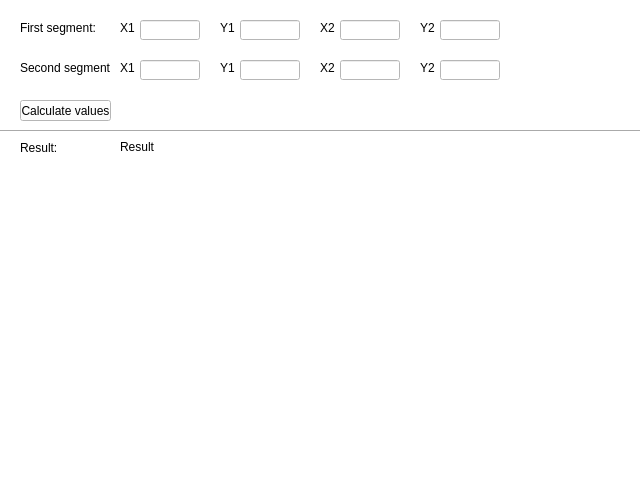
<?xml version="1.0" encoding="UTF-8"?>
<ui version="4.0">
 <class>MainWindow</class>
 <widget class="QMainWindow" name="MainWindow">
  <property name="geometry">
   <rect>
    <x>0</x>
    <y>0</y>
    <width>640</width>
    <height>480</height>
   </rect>
  </property>
  <property name="minimumSize">
   <size>
    <width>640</width>
    <height>480</height>
   </size>
  </property>
  <property name="windowTitle">
   <string>MainWindow</string>
  </property>
  <property name="styleSheet">
   <string notr="true">background-color: white;
color: black;</string>
  </property>
  <widget class="QWidget" name="centralWidget">
   <widget class="QLabel" name="label">
    <property name="geometry">
     <rect>
      <x>20</x>
      <y>20</y>
      <width>91</width>
      <height>16</height>
     </rect>
    </property>
    <property name="text">
     <string>First segment:</string>
    </property>
   </widget>
   <widget class="QLabel" name="label_2">
    <property name="geometry">
     <rect>
      <x>20</x>
      <y>60</y>
      <width>91</width>
      <height>16</height>
     </rect>
    </property>
    <property name="text">
     <string>Second segment:</string>
    </property>
   </widget>
   <widget class="QLineEdit" name="line1X1">
    <property name="geometry">
     <rect>
      <x>140</x>
      <y>20</y>
      <width>60</width>
      <height>20</height>
     </rect>
    </property>
   </widget>
   <widget class="QLineEdit" name="line2X1">
    <property name="geometry">
     <rect>
      <x>140</x>
      <y>60</y>
      <width>60</width>
      <height>20</height>
     </rect>
    </property>
   </widget>
   <widget class="QLineEdit" name="line1Y1">
    <property name="geometry">
     <rect>
      <x>240</x>
      <y>20</y>
      <width>60</width>
      <height>20</height>
     </rect>
    </property>
   </widget>
   <widget class="QLineEdit" name="line2Y1">
    <property name="geometry">
     <rect>
      <x>240</x>
      <y>60</y>
      <width>60</width>
      <height>20</height>
     </rect>
    </property>
   </widget>
   <widget class="QLineEdit" name="line1X2">
    <property name="geometry">
     <rect>
      <x>340</x>
      <y>20</y>
      <width>60</width>
      <height>20</height>
     </rect>
    </property>
   </widget>
   <widget class="QLineEdit" name="line2X2">
    <property name="geometry">
     <rect>
      <x>340</x>
      <y>60</y>
      <width>60</width>
      <height>20</height>
     </rect>
    </property>
   </widget>
   <widget class="QLineEdit" name="line1Y2">
    <property name="geometry">
     <rect>
      <x>440</x>
      <y>20</y>
      <width>60</width>
      <height>20</height>
     </rect>
    </property>
   </widget>
   <widget class="QLineEdit" name="line2Y2">
    <property name="geometry">
     <rect>
      <x>440</x>
      <y>60</y>
      <width>60</width>
      <height>20</height>
     </rect>
    </property>
   </widget>
   <widget class="QLabel" name="label_3">
    <property name="geometry">
     <rect>
      <x>120</x>
      <y>20</y>
      <width>16</width>
      <height>16</height>
     </rect>
    </property>
    <property name="text">
     <string>X1</string>
    </property>
   </widget>
   <widget class="QLabel" name="label_4">
    <property name="geometry">
     <rect>
      <x>120</x>
      <y>60</y>
      <width>16</width>
      <height>16</height>
     </rect>
    </property>
    <property name="text">
     <string>X1</string>
    </property>
   </widget>
   <widget class="QLabel" name="label_5">
    <property name="geometry">
     <rect>
      <x>220</x>
      <y>60</y>
      <width>16</width>
      <height>16</height>
     </rect>
    </property>
    <property name="text">
     <string>Y1</string>
    </property>
   </widget>
   <widget class="QLabel" name="label_6">
    <property name="geometry">
     <rect>
      <x>220</x>
      <y>20</y>
      <width>16</width>
      <height>16</height>
     </rect>
    </property>
    <property name="text">
     <string>Y1</string>
    </property>
   </widget>
   <widget class="QLabel" name="label_7">
    <property name="geometry">
     <rect>
      <x>320</x>
      <y>60</y>
      <width>16</width>
      <height>16</height>
     </rect>
    </property>
    <property name="text">
     <string>X2</string>
    </property>
   </widget>
   <widget class="QLabel" name="label_8">
    <property name="geometry">
     <rect>
      <x>320</x>
      <y>20</y>
      <width>16</width>
      <height>16</height>
     </rect>
    </property>
    <property name="text">
     <string>X2</string>
    </property>
   </widget>
   <widget class="QLabel" name="label_9">
    <property name="geometry">
     <rect>
      <x>420</x>
      <y>60</y>
      <width>16</width>
      <height>16</height>
     </rect>
    </property>
    <property name="text">
     <string>Y2</string>
    </property>
   </widget>
   <widget class="QLabel" name="label_10">
    <property name="geometry">
     <rect>
      <x>420</x>
      <y>20</y>
      <width>16</width>
      <height>16</height>
     </rect>
    </property>
    <property name="text">
     <string>Y2</string>
    </property>
   </widget>
   <widget class="QLabel" name="label_13">
    <property name="geometry">
     <rect>
      <x>20</x>
      <y>140</y>
      <width>91</width>
      <height>16</height>
     </rect>
    </property>
    <property name="text">
     <string>Result:</string>
    </property>
   </widget>
   <widget class="QLabel" name="labelCrossPointX">
    <property name="geometry">
     <rect>
      <x>120</x>
      <y>140</y>
      <width>501</width>
      <height>201</height>
     </rect>
    </property>
    <property name="text">
     <string>Result</string>
    </property>
    <property name="alignment">
     <set>Qt::AlignLeading|Qt::AlignLeft|Qt::AlignTop</set>
    </property>
   </widget>
   <widget class="QPushButton" name="buttonCalculateValues">
    <property name="geometry">
     <rect>
      <x>20</x>
      <y>100</y>
      <width>91</width>
      <height>21</height>
     </rect>
    </property>
    <property name="text">
     <string>Calculate values</string>
    </property>
   </widget>
   <widget class="Line" name="line">
    <property name="geometry">
     <rect>
      <x>0</x>
      <y>130</y>
      <width>640</width>
      <height>3</height>
     </rect>
    </property>
    <property name="sizePolicy">
     <sizepolicy hsizetype="Expanding" vsizetype="Fixed">
      <horstretch>0</horstretch>
      <verstretch>0</verstretch>
     </sizepolicy>
    </property>
    <property name="minimumSize">
     <size>
      <width>640</width>
      <height>0</height>
     </size>
    </property>
    <property name="orientation">
     <enum>Qt::Horizontal</enum>
    </property>
   </widget>
  </widget>
  <widget class="QStatusBar" name="statusBar"/>
 </widget>
 <layoutdefault spacing="6" margin="11"/>
 <resources/>
 <connections/>
</ui>
